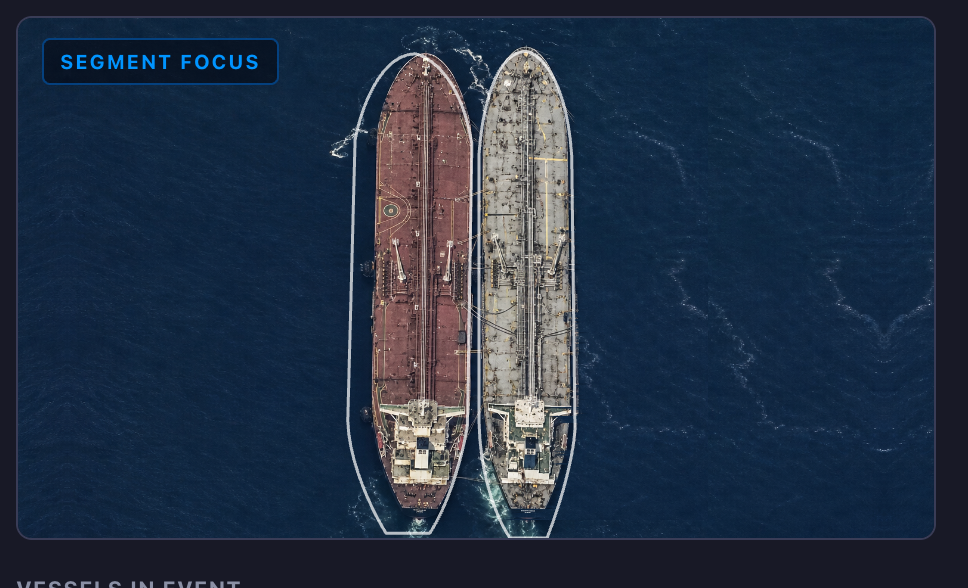
#> input picture .sts_mask/app_shot.png, 968 x 588 px, found by its file name
$ python diag.py
#> lines starting #> are read from the running program, lines starting #| are printed output that depends on the picture; after the words box and inside, x2 and y2 are one past the last pixel; in counts of white or black regions, pixels touching at a corner belong together
import numpy as np
from PIL import Image

im = Image.open('.sts_mask/app_shot.png').convert('RGB')
a = np.asarray(im).astype(np.int32)
H, W, _ = a.shape
#> H = 588; W = 968
print('shot', W, H)
#| shot 968 588

r, g, b = a[:, :, 0], a[:, :, 1], a[:, :, 2]
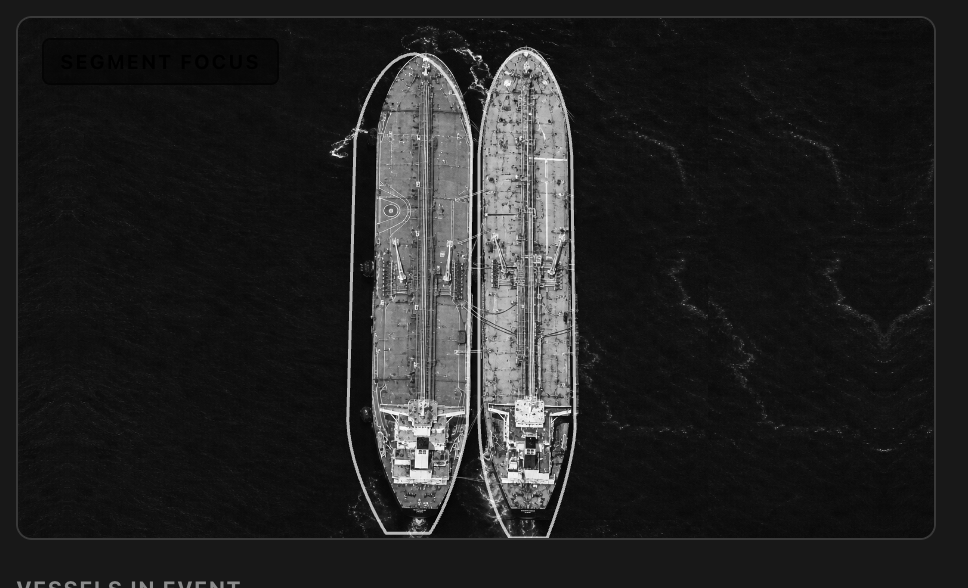
#> r: shape (588, 968) int32; min 0, max 254, mean 35.2
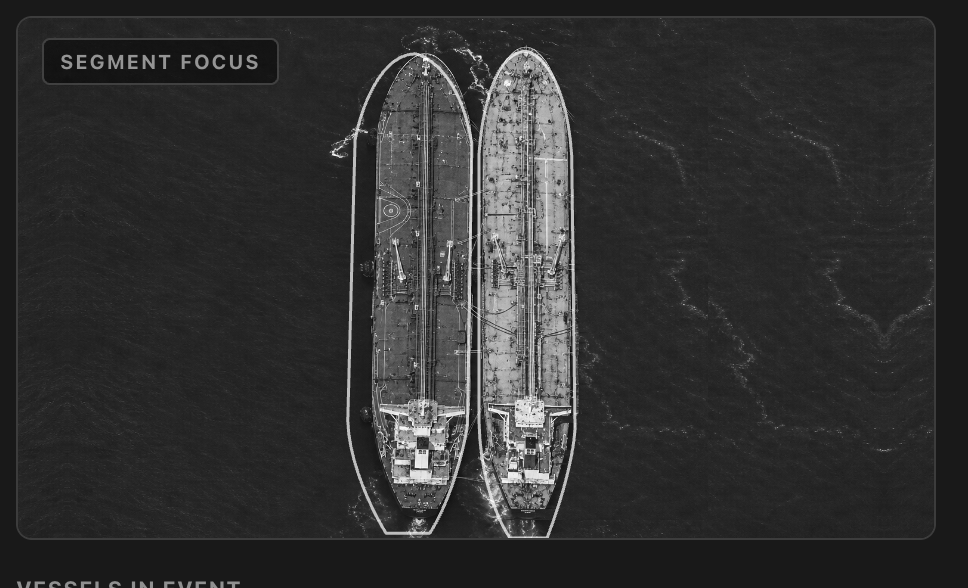
#> g: shape (588, 968) int32; min 7, max 253, mean 49
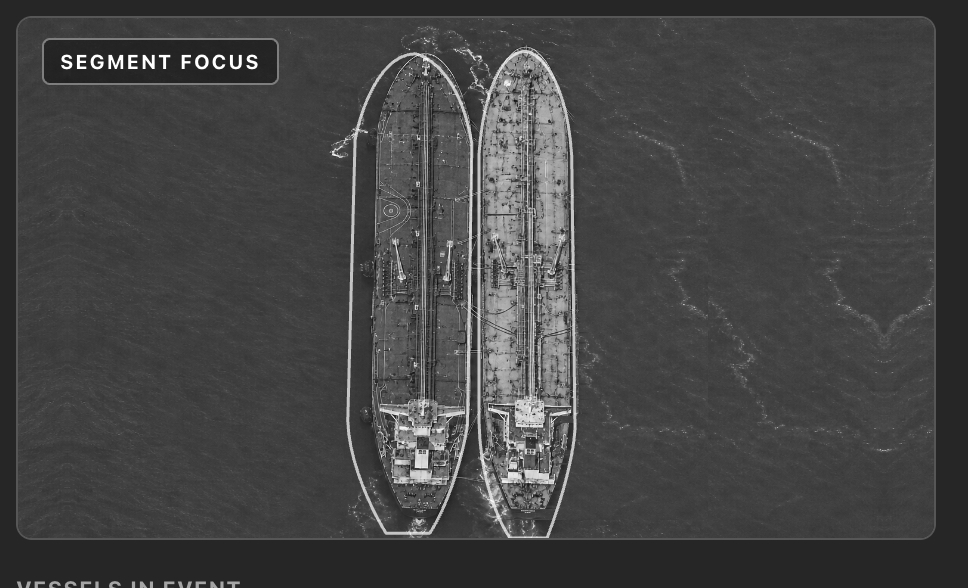
#> b: shape (588, 968) int32; min 14, max 255, mean 68.5
# White-ish outline stroke: high brightness, low saturation
mx = a.max(axis=2); mn = a.min(axis=2)
#> after `mx = a.max(axis=2)`:
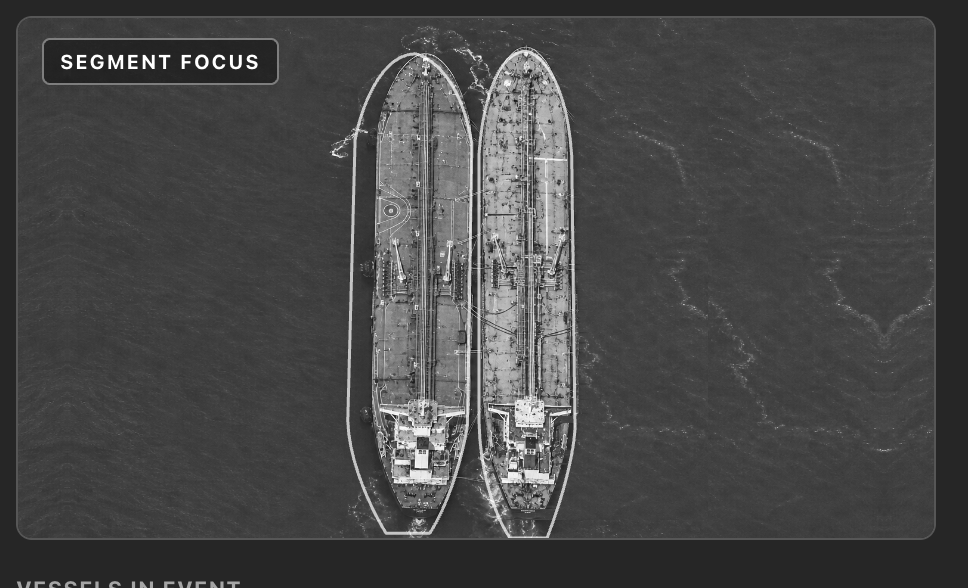
#> mx: shape (588, 968) int32; min 14, max 255, mean 71.2
#> after `mn = a.min(axis=2)`:
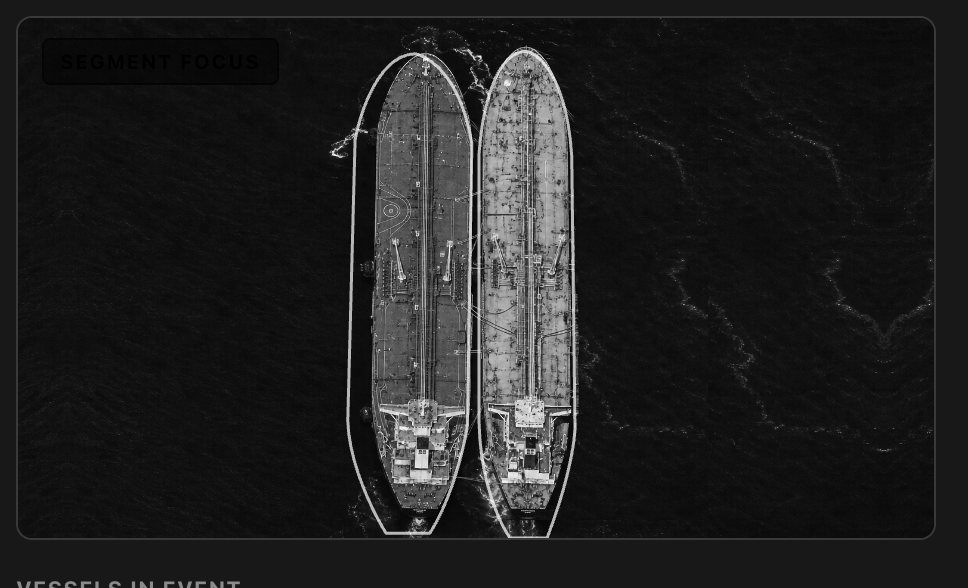
#> mn: shape (588, 968) int32; min 0, max 249, mean 32.4
white = (mn > 150) & ((mx - mn) < 40)
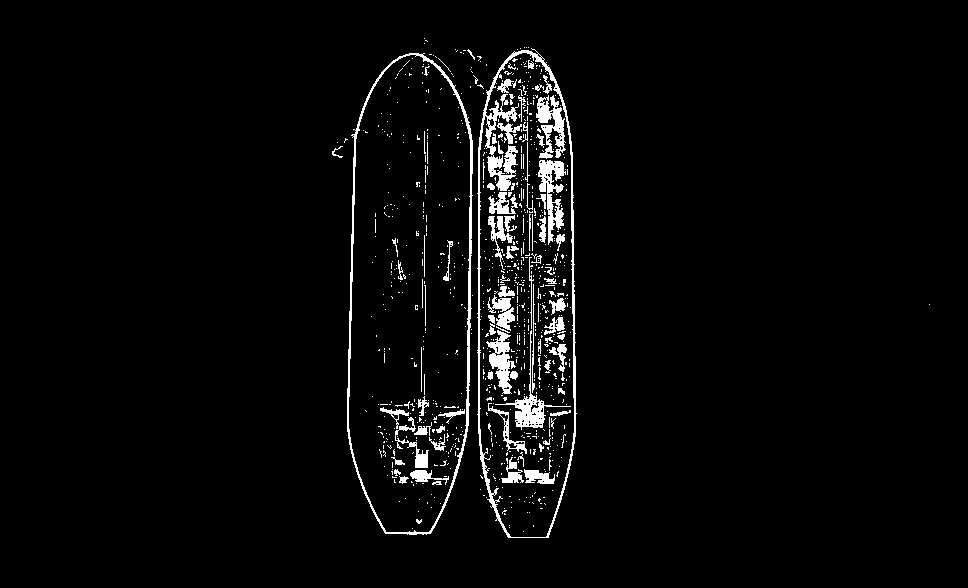
#> white: shape (588, 968) bool; 3.4% white; 884 white regions (797 under 20 px), largest, box (x1, y1, x2, y2) and area: (477, 48, 577, 538) 3889, (347, 53, 473, 535) 2719, (538, 160, 566, 245) 1029
ys, xs = np.where(white)
#> ys = 19616 values from 38 to 537; xs = 19616 values, max 929 at index 10407, min 332 at index 4031, mean 494.9
# restrict to hero region (exclude the blue SEGMENT FOCUS pill top-left)
keep = xs > 300
ys, xs = ys[keep], xs[keep]
print('WHITE outline bbox: x', xs.min(), xs.max(), 'y', ys.min(), ys.max())
#| WHITE outline bbox: x 332 929 y 38 537

# Water is dark blue; ships are lighter/warmer. Sample water top-right corner.
water = a[20:60, W-80:W-20, :].reshape(-1, 3).mean(axis=0)
#> water = [17.08, 35.55, 58.48]
print('water rgb', water.astype(int))
#| water rgb [17 35 58]
dist = np.sqrt(((a - water) ** 2).sum(axis=2))
ship = dist > 60
#> ship: shape (588, 968) bool; 14.2% white; 555 white regions (517 under 20 px), largest, box (x1, y1, x2, y2) and area: (329, 45, 582, 538) 76168, (42, 38, 279, 85) 1076, (552, 423, 569, 457) 285
# limit to central band to avoid pill/text
ship[:, :300] = False
ship[:, 620:] = False
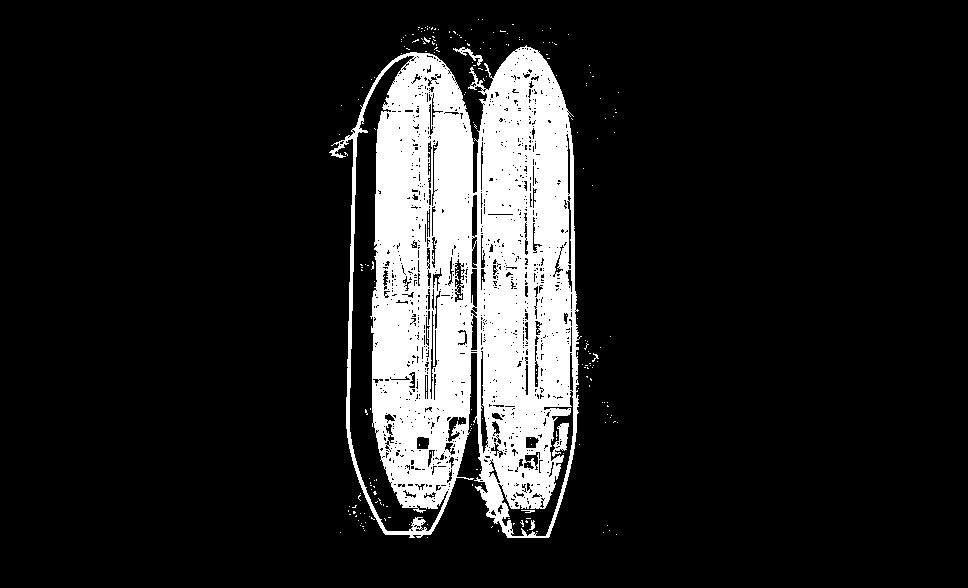
#> ship: shape (588, 968) bool; 13.6% white; 242 white regions (236 under 20 px), largest, box (x1, y1, x2, y2) and area: (329, 45, 582, 538) 76168, (552, 423, 569, 457) 285, (453, 47, 483, 66) 141, (529, 520, 535, 530) 33, (521, 510, 535, 513) 25, (592, 353, 599, 362) 22
ys2, xs2 = np.where(ship)
print('SHIP bbox: x', xs2.min(), xs2.max(), 'y', ys2.min(), ys2.max())
#| SHIP bbox: x 329 618 y 19 537

$ run again, with .sts_mask/debug_sts_raft_3.png.png copied over .sts_mask/app_shot.png
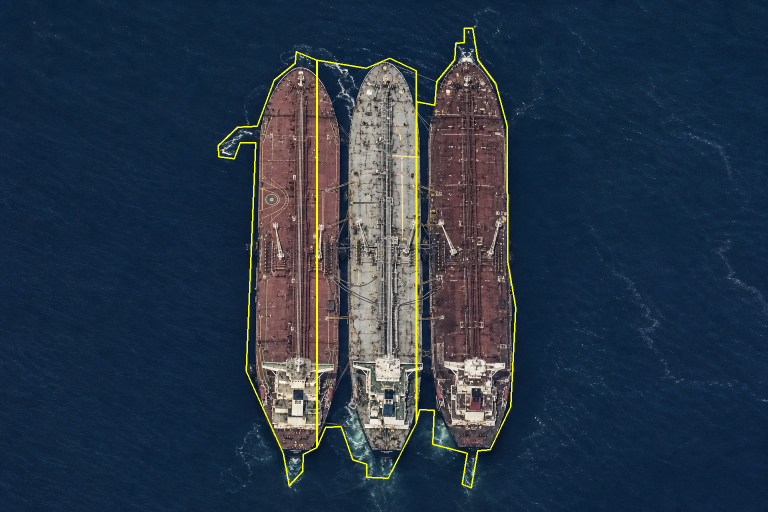
#> input picture .sts_mask/debug_sts_raft_3.png.png, 1536 x 1024 px, found by its file name (shown at 1/2 size)
#> im is the input picture: PIL image 1536x1024 RGB; mean R, G, B 39.9, 54.1, 70.6
#| shot 1536 1024
#> `white = (mn > 150) & ((mx - mn) < 40)`:
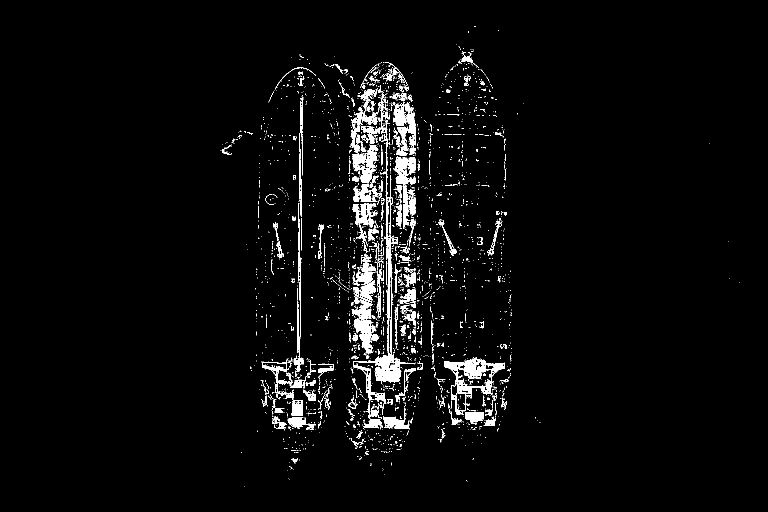
#> white: shape (1024, 1536) bool (shown at 1/2 size); 3.4% white; 2835 white regions (2582 under 20 px), largest, box (x1, y1, x2, y2) and area: (706, 468, 831, 857) 4802, (889, 714, 1010, 805) 3268, (700, 214, 757, 366) 2751
#| WHITE outline bbox: x 441 1478 y 52 972
#> water = [14.34, 39.08, 63.15]
#| water rgb [14 39 63]
#> `ship[:, 620:] = False`:
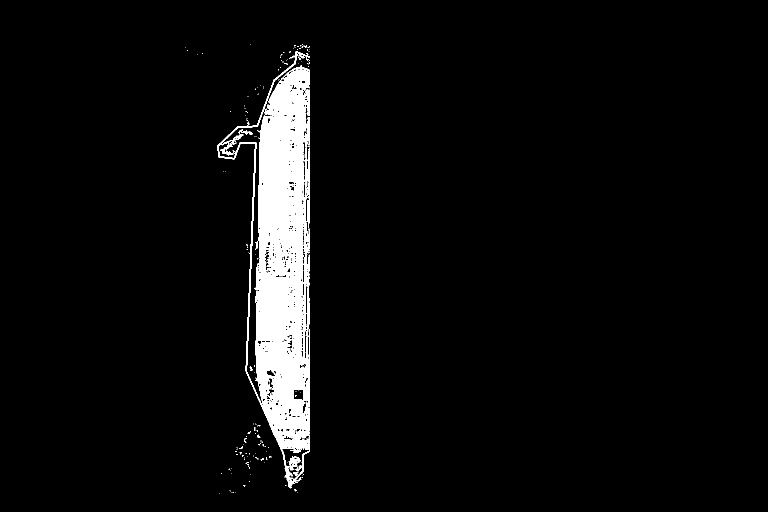
#> ship: shape (1024, 1536) bool (shown at 1/2 size); 4.4% white; 179 white regions (170 under 20 px), largest, box (x1, y1, x2, y2) and area: (435, 102, 620, 977) 68533, (440, 286, 467, 311) 234, (477, 258, 505, 269) 113
#| SHIP bbox: x 371 619 y 89 987

$ run again, with .sts_mask/debug_sts_raft_4.png.png copied over .sts_mask/app_shot.png
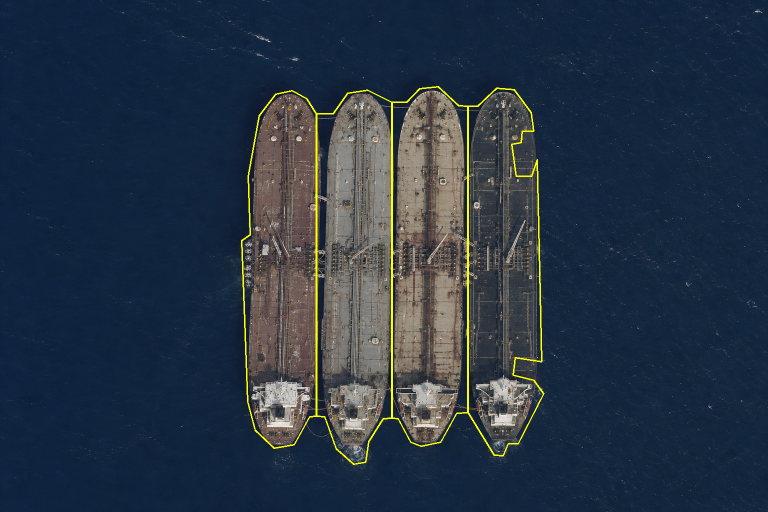
#> input picture .sts_mask/debug_sts_raft_4.png.png, 1536 x 1024 px, found by its file name (shown at 1/2 size)
#> im is the input picture: PIL image 1536x1024 RGB; mean R, G, B 39.3, 52.3, 67.5
#| shot 1536 1024
#> `white = (mn > 150) & ((mx - mn) < 40)`:
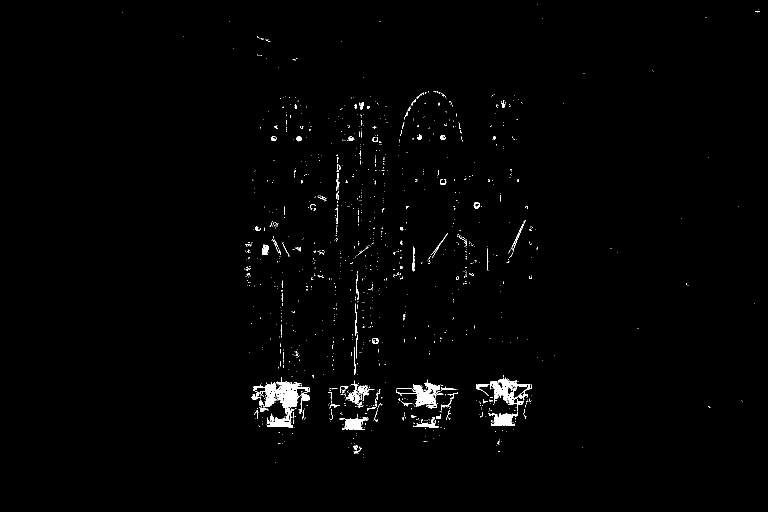
#> white: shape (1024, 1536) bool (shown at 1/2 size); 1.1% white; 1245 white regions (1156 under 20 px), largest, box (x1, y1, x2, y2) and area: (521, 755, 620, 855) 3666, (792, 759, 880, 814) 1485, (981, 755, 1061, 809) 1457
#> `ys, xs = np.where(white)`: ys = 16762 values from 9 to 925; xs = 16762 values, max 1519 at index 7, min 244 at index 17, mean 759.5
#> `ys, xs = ys[keep], xs[keep]`: ys = 16761 values from 9 to 925; xs = 16761 values, max 1519 at index 7, min 366 at index 23, mean 759.5
#| WHITE outline bbox: x 366 1519 y 9 925
#> water = [20.83, 39.44, 64.37]
#| water rgb [20 39 64]
#> `ship[:, 620:] = False`:
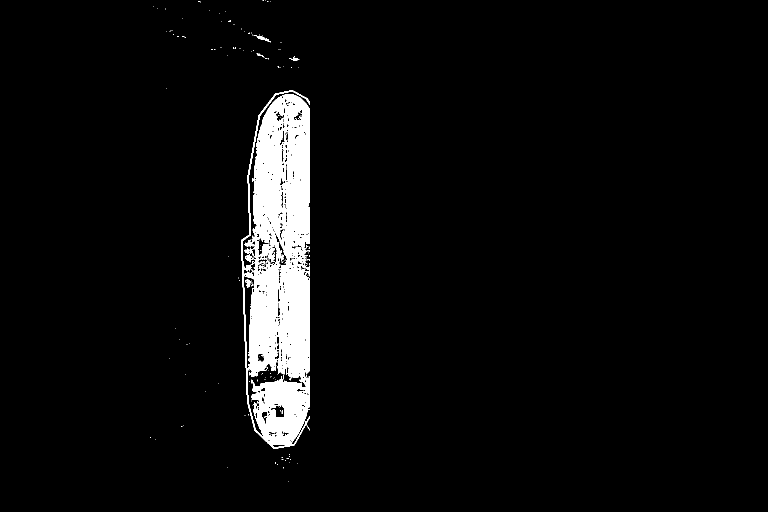
#> ship: shape (1024, 1536) bool (shown at 1/2 size); 4.3% white; 197 white regions (188 under 20 px), largest, box (x1, y1, x2, y2) and area: (482, 180, 620, 898) 66617, (489, 479, 509, 499) 147, (508, 70, 542, 85) 125
#| SHIP bbox: x 300 619 y 0 962
